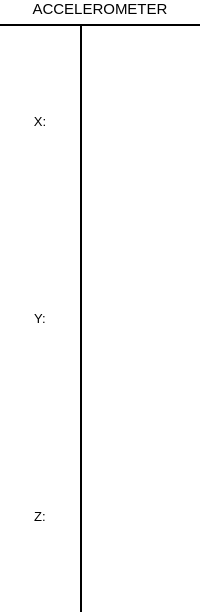
                        <widget class="QFrame" name="frame_13">
                         <property name="minimumSize">
                          <size>
                           <width>150</width>
                           <height>0</height>
                          </size>
                         </property>
                         <property name="maximumSize">
                          <size>
                           <width>16777215</width>
                           <height>16777215</height>
                          </size>
                         </property>
                         <property name="styleSheet">
                          <string notr="true">background:white;
border-radius: 15px;</string>
                         </property>
                         <property name="frameShape">
                          <enum>QFrame::StyledPanel</enum>
                         </property>
                         <property name="frameShadow">
                          <enum>QFrame::Raised</enum>
                         </property>
                         <layout class="QVBoxLayout" name="verticalLayout_17" stretch="0,1">
                          <property name="leftMargin">
                           <number>0</number>
                          </property>
                          <property name="topMargin">
                           <number>0</number>
                          </property>
                          <property name="rightMargin">
                           <number>0</number>
                          </property>
                          <property name="bottomMargin">
                           <number>0</number>
                          </property>
                          <item>
                           <widget class="QLabel" name="label_37">
                            <property name="font">
                             <font>
                              <pointsize>11</pointsize>
                             </font>
                            </property>
                            <property name="styleSheet">
                             <string notr="true">background:transparent;
border-top-left-radius: 15px;
border-top-right-radius: 15px;</string>
                            </property>
                            <property name="text">
                             <string>ACCELEROMETER</string>
                            </property>
                            <property name="alignment">
                             <set>Qt::AlignCenter</set>
                            </property>
                           </widget>
                          </item>
                          <item>
                           <widget class="QFrame" name="frame_55">
                            <property name="sizePolicy">
                             <sizepolicy hsizetype="Preferred" vsizetype="Preferred">
                              <horstretch>0</horstretch>
                              <verstretch>0</verstretch>
                             </sizepolicy>
                            </property>
                            <property name="frameShape">
                             <enum>QFrame::StyledPanel</enum>
                            </property>
                            <property name="frameShadow">
                             <enum>QFrame::Raised</enum>
                            </property>
                            <layout class="QHBoxLayout" name="horizontalLayout_47" stretch="0,0">
                             <property name="spacing">
                              <number>0</number>
                             </property>
                             <property name="leftMargin">
                              <number>0</number>
                             </property>
                             <property name="topMargin">
                              <number>0</number>
                             </property>
                             <property name="rightMargin">
                              <number>0</number>
                             </property>
                             <property name="bottomMargin">
                              <number>0</number>
                             </property>
                             <item>
                              <widget class="QFrame" name="frame_93">
                               <property name="minimumSize">
                                <size>
                                 <width>0</width>
                                 <height>0</height>
                                </size>
                               </property>
                               <property name="styleSheet">
                                <string notr="true">background:transparent;
border-top-left-radius:0px;
border-top-right-radius:0px;</string>
                               </property>
                               <property name="frameShape">
                                <enum>QFrame::StyledPanel</enum>
                               </property>
                               <property name="frameShadow">
                                <enum>QFrame::Raised</enum>
                               </property>
                               <layout class="QVBoxLayout" name="verticalLayout_65">
                                <property name="leftMargin">
                                 <number>0</number>
                                </property>
                                <property name="topMargin">
                                 <number>0</number>
                                </property>
                                <property name="rightMargin">
                                 <number>0</number>
                                </property>
                                <property name="bottomMargin">
                                 <number>0</number>
                                </property>
                                <item>
                                 <widget class="QLabel" name="label_45">
                                  <property name="font">
                                   <font>
                                    <pointsize>10</pointsize>
                                   </font>
                                  </property>
                                  <property name="styleSheet">
                                   <string notr="true">border-top:1.5px solid black;</string>
                                  </property>
                                  <property name="text">
                                   <string>X:</string>
                                  </property>
                                  <property name="alignment">
                                   <set>Qt::AlignCenter</set>
                                  </property>
                                 </widget>
                                </item>
                                <item>
                                 <widget class="QLabel" name="label_47">
                                  <property name="font">
                                   <font>
                                    <pointsize>10</pointsize>
                                   </font>
                                  </property>
                                  <property name="text">
                                   <string>Y:</string>
                                  </property>
                                  <property name="alignment">
                                   <set>Qt::AlignCenter</set>
                                  </property>
                                 </widget>
                                </item>
                                <item>
                                 <widget class="QLabel" name="label_46">
                                  <property name="font">
                                   <font>
                                    <pointsize>10</pointsize>
                                   </font>
                                  </property>
                                  <property name="text">
                                   <string>Z:</string>
                                  </property>
                                  <property name="alignment">
                                   <set>Qt::AlignCenter</set>
                                  </property>
                                 </widget>
                                </item>
                               </layout>
                              </widget>
                             </item>
                             <item>
                              <widget class="QFrame" name="frame_94">
                               <property name="sizePolicy">
                                <sizepolicy hsizetype="Preferred" vsizetype="Preferred">
                                 <horstretch>0</horstretch>
                                 <verstretch>0</verstretch>
                                </sizepolicy>
                               </property>
                               <property name="minimumSize">
                                <size>
                                 <width>120</width>
                                 <height>0</height>
                                </size>
                               </property>
                               <property name="styleSheet">
                                <string notr="true">background:transparent;
border-top-left-radius:0px;
border-top-right-radius:0px;
border-bottom-left-radius:0px;</string>
                               </property>
                               <property name="frameShape">
                                <enum>QFrame::StyledPanel</enum>
                               </property>
                               <property name="frameShadow">
                                <enum>QFrame::Raised</enum>
                               </property>
                               <layout class="QVBoxLayout" name="verticalLayout_66">
                                <property name="leftMargin">
                                 <number>0</number>
                                </property>
                                <property name="topMargin">
                                 <number>0</number>
                                </property>
                                <property name="rightMargin">
                                 <number>0</number>
                                </property>
                                <property name="bottomMargin">
                                 <number>0</number>
                                </property>
                                <item>
                                 <widget class="QFrame" name="frame_92">
                                  <property name="maximumSize">
                                   <size>
                                    <width>120</width>
                                    <height>16777215</height>
                                   </size>
                                  </property>
                                  <property name="styleSheet">
                                   <string notr="true">background:transparent;
border-top-left-radius:0px;
border-top-right-radius:0px;
border-left:1.5px solid black;</string>
                                  </property>
                                  <property name="frameShape">
                                   <enum>QFrame::StyledPanel</enum>
                                  </property>
                                  <property name="frameShadow">
                                   <enum>QFrame::Raised</enum>
                                  </property>
                                  <layout class="QVBoxLayout" name="verticalLayout_32">
                                   <property name="leftMargin">
                                    <number>0</number>
                                   </property>
                                   <property name="topMargin">
                                    <number>0</number>
                                   </property>
                                   <property name="rightMargin">
                                    <number>0</number>
                                   </property>
                                   <property name="bottomMargin">
                                    <number>0</number>
                                   </property>
                                   <item>
                                    <widget class="QTextEdit" name="accelerometer_value_x">
                                     <property name="sizePolicy">
                                      <sizepolicy hsizetype="Preferred" vsizetype="Preferred">
                                       <horstretch>0</horstretch>
                                       <verstretch>0</verstretch>
                                      </sizepolicy>
                                     </property>
                                     <property name="minimumSize">
                                      <size>
                                       <width>0</width>
                                       <height>30</height>
                                      </size>
                                     </property>
                                     <property name="font">
                                      <font>
                                       <pointsize>10</pointsize>
                                      </font>
                                     </property>
                                     <property name="styleSheet">
                                      <string notr="true">background:transparent;
border-top:1.5px solid black;
border-left:0px;</string>
                                     </property>
                                     <property name="readOnly">
                                      <bool>true</bool>
                                     </property>
                                    </widget>
                                   </item>
                                   <item>
                                    <widget class="QTextEdit" name="accelerometer_value_y">
                                     <property name="sizePolicy">
                                      <sizepolicy hsizetype="Preferred" vsizetype="Preferred">
                                       <horstretch>0</horstretch>
                                       <verstretch>0</verstretch>
                                      </sizepolicy>
                                     </property>
                                     <property name="minimumSize">
                                      <size>
                                       <width>118</width>
                                       <height>30</height>
                                      </size>
                                     </property>
                                     <property name="font">
                                      <font>
                                       <pointsize>10</pointsize>
                                      </font>
                                     </property>
                                     <property name="styleSheet">
                                      <string notr="true">border-left:0px;
background:transparent;</string>
                                     </property>
                                     <property name="readOnly">
                                      <bool>true</bool>
                                     </property>
                                    </widget>
                                   </item>
                                   <item>
                                    <widget class="QTextEdit" name="accelerometer_value_z">
                                     <property name="sizePolicy">
                                      <sizepolicy hsizetype="Preferred" vsizetype="Preferred">
                                       <horstretch>0</horstretch>
                                       <verstretch>0</verstretch>
                                      </sizepolicy>
                                     </property>
                                     <property name="minimumSize">
                                      <size>
                                       <width>118</width>
                                       <height>30</height>
                                      </size>
                                     </property>
                                     <property name="font">
                                      <font>
                                       <pointsize>10</pointsize>
                                      </font>
                                     </property>
                                     <property name="styleSheet">
                                      <string notr="true">background:transparent;
border-bottom-right-radius: 15px;
border-left:0px;
</string>
                                     </property>
                                     <property name="readOnly">
                                      <bool>true</bool>
                                     </property>
                                    </widget>
                                   </item>
                                  </layout>
                                 </widget>
                                </item>
                               </layout>
                              </widget>
                             </item>
                            </layout>
                           </widget>
                          </item>
                         </layout>
                        </widget>
